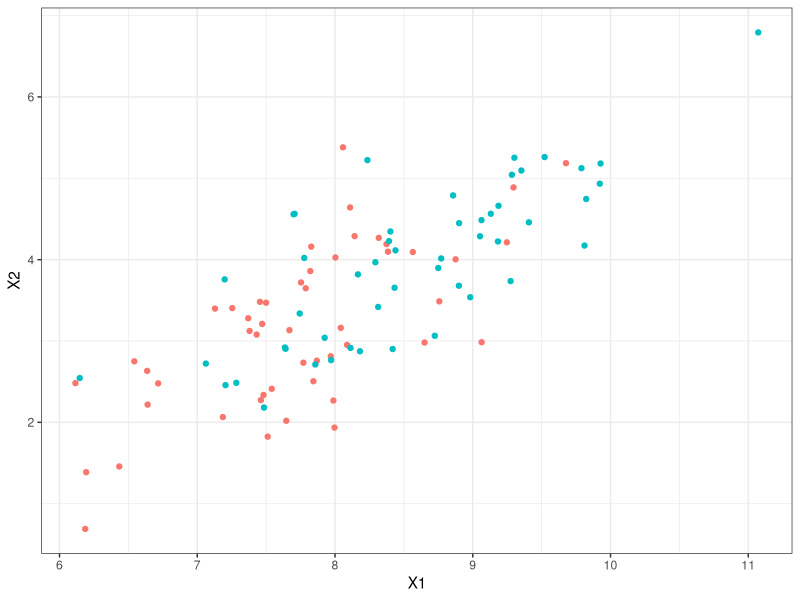
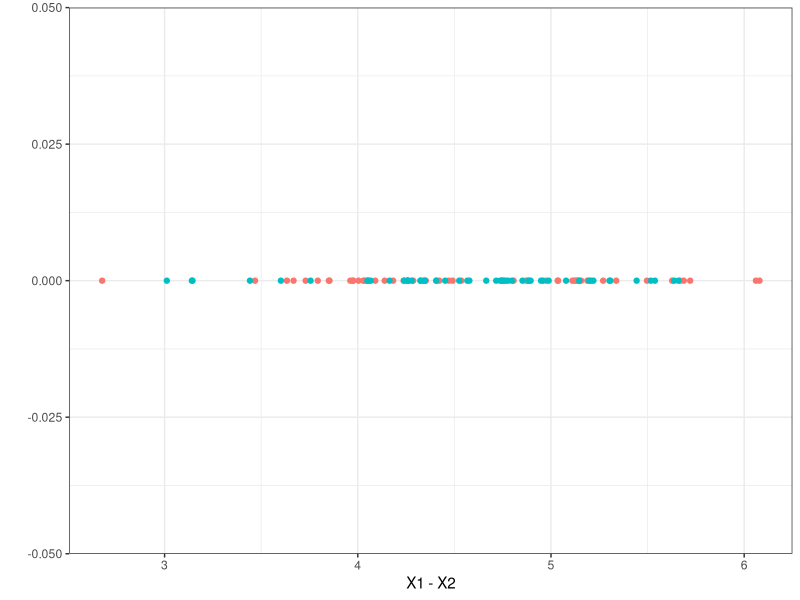
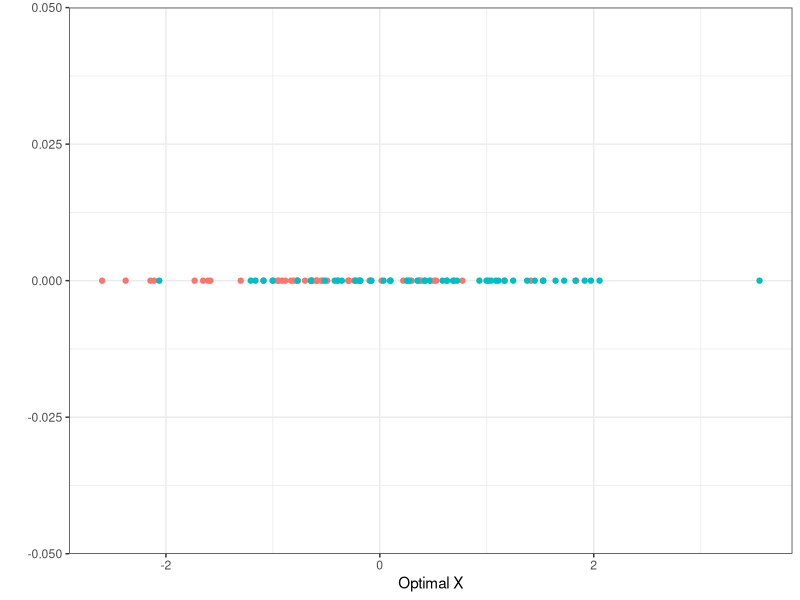

These charts were generated, in order, by the following R code:
## ---- chunk 1
#| echo: true
#| eval: true
#| warning: false
library(MASS)
library(tidyverse)

n <- 50
R <- matrix(
  c(1, 0.8, 0.8, 1), 
  nrow = 2, ncol = 2, byrow = TRUE
)
            
mu_1 <- c(X = 7.5, Y = 3)
data_1 <- MASS::mvrnorm(n, mu = mu_1, Sigma = R)
mu_2 <- c(X = 8.5, Y = 4)
data_2 <- MASS::mvrnorm(n, mu = mu_2, Sigma = R)
data <- data.frame(rbind(data_1, data_2))
data$group <- as.factor(rep(c(1, 2), each = n))

model <- lda(group ~ ., data = data)
data$new_X <- predict(model, data)$x
## ---- chunk 2
#| echo: false
#| eval: true
#| fig-align: "center"
#| fig-width: 10
#| fig-height: 4.5
ggplot(data) +
  geom_point(aes(x = X, y = Y, color = group)) +
  xlab(label = "X1") +
  ylab(label = "X2") +
  theme_bw() +
  theme(legend.position = "none")
## ---- chunk 3
#| echo: false
#| eval: true
#| fig-align: "center"
#| fig-width: 10
#| fig-height: 4.5
ggplot(data) +
  geom_point(aes(x = X - Y, y = 0, color = group)) +
  xlab(label = "X1 - X2") +
  ylab(label = "") +
  theme_bw() +
  theme(legend.position = "none")
## ---- chunk 4
#| echo: false
#| eval: true
#| fig-align: "center"
#| fig-width: 10
#| fig-height: 4.5
model <- lda(group ~ ., data = data)
data$new_X <- predict(model, data)$x
ggplot(data) +
  geom_point(aes(x = new_X, y = 0, color = group)) +
  xlab(label = "Optimal X") +
  ylab(label = "") +
  theme_bw() +
  theme(legend.position = "none")
